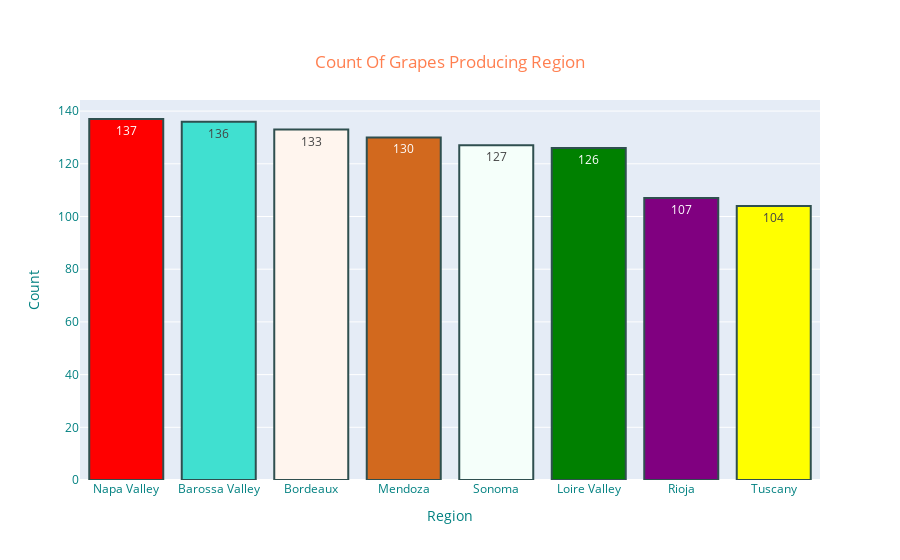

The notebook cell this image was saved under:
### Code cell
import plotly.express as px
import plotly.graph_objects as go
from scipy import stats
import matplotlib.pyplot as plt
import seaborn as sns

fig = px.bar(x = data.region.value_counts().index.tolist(), y = data.region.value_counts(),
             text_auto = True, title = 'Count Of Grapes Producing Region')
fig.update_traces(marker_color = ['red', 'turquoise', 'seashell', 'chocolate',
                                  'mintcream', 'green', 'purple', 'yellow'],
                  marker_line_color = 'darkslategray', marker_line_width = 2)
fig.update_xaxes(title = 'Region')
fig.update_yaxes(title = 'Count')
fig.update_layout(title = {'font_color' : 'coral', 'x' : 0.5, 'y' : 0.9,
                           'xanchor' : 'center', 'yanchor' : 'top'},
                  font_color = 'teal')
fig.show()

### Figure 1 — Plotly figure (JSON) as saved in the notebook; plotly's stock layout.template omitted (floating-point values rounded to 4 significant figures)
{"data": [{"alignmentgroup": "True", "hovertemplate": "x=%{x}<br>y=%{y}<extra></extra>", "legendgroup": "", "marker": {"color": ["red", "turquoise", "seashell", "chocolate", "mintcream", "green", "purple", "yellow"], "line": {"color": "darkslategray", "width": 2}, "pattern": {"shape": ""}}, "name": "", "offsetgroup": "", "orientation": "v", "showlegend": false, "textposition": "auto", "texttemplate": "%{y}", "type": "bar", "x": ["Napa Valley", "Barossa Valley", "Bordeaux", "Mendoza", "Sonoma", "Loire Valley", "Rioja", "Tuscany"], "xaxis": "x", "y": [137, 136, 133, 130, 127, 126, 107, 104], "yaxis": "y"}], "layout": {"barmode": "relative", "font": {"color": "teal"}, "legend": {"tracegroupgap": 0}, "title": {"font": {"color": "coral"}, "text": "Count Of Grapes Producing Region", "x": 0.5, "xanchor": "center", "y": 0.9, "yanchor": "top"}, "xaxis": {"anchor": "y", "domain": [0, 1], "title": {"text": "Region"}}, "yaxis": {"anchor": "x", "domain": [0, 1], "title": {"text": "Count"}}}}
